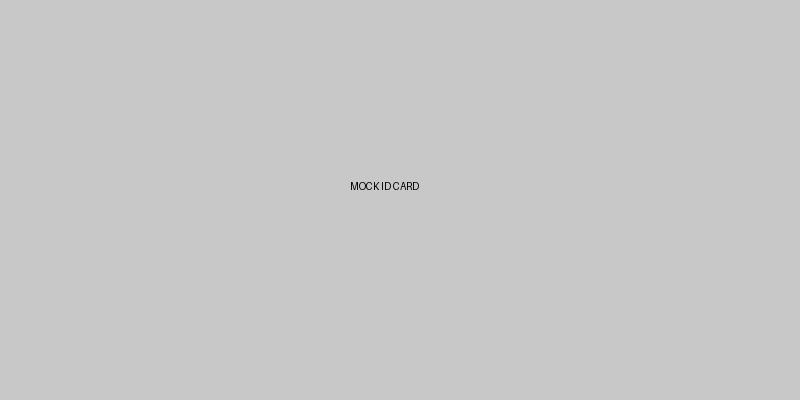
#> input picture backend/dummy_id.jpg, 800 x 400 px, found by its file name
$ python watermarker.py
#> lines starting #> are read from the running program, lines starting #| are printed output that depends on the picture
# decoy_synthesis/watermarker.py

import os
from PIL import Image, ImageDraw, ImageFont

class VisualWatermarker:
    """
    Applies a semi-transparent 'SYNTHETIC DECOY' watermark overlay
    on uploaded images to prevent visual PII leakage.
    """

    @classmethod
    def apply_decoy_stamp(cls, input_image_path: str, output_image_path: str, pii_boxes=None) -> bool:
        """
        Reads an image, applies solid black redaction boxes over PII coordinates,
        applies a diagonal watermark overlay, and saves the safe copy.
        """
#> called with input_image_path = 'dummy_id.jpg', output_image_path = 'safe_dummy_id.jpg'
        try:
            # Open the base image and convert to RGBA
            base_image = Image.open(input_image_path).convert("RGBA")
            width, height = base_image.size
#> width = 800; height = 400

            # Create a transparent overlay layer
            overlay = Image.new("RGBA", base_image.size, (0, 0, 0, 0))
#> overlay: PIL image 800x400 RGBA; every value is 0
            draw = ImageDraw.Draw(overlay)

            # 1. Draw solid black redaction boxes over PII text coordinates
            if pii_boxes:
                for box in pii_boxes:
                    x, y, w, h = box.get('x', 0), box.get('y', 0), box.get('w', 0), box.get('h', 0)
                    # Draw solid black rectangle over detected PII coordinates
                    draw.rectangle([x, y, x + w, y + h], fill=(0, 0, 0, 255))
            else:
                # Default safety PII redaction bands across center PII credential areas
                box_w = int(width * 0.75)
#> box_w = 600
                box_h = max(24, int(height * 0.08))
#> box_h = 32
                x_start = (width - box_w) // 2
#> x_start = 100

                y1 = int(height * 0.45)
#> y1 = 180
                y2 = int(height * 0.65)
#> y2 = 260

                draw.rectangle([x_start, y1, x_start + box_w, y1 + box_h], fill=(0, 0, 0, 255))
                draw.rectangle([x_start, y2, x_start + box_w, y2 + box_h], fill=(0, 0, 0, 255))

            # 2. Add diagonal SAFELENS watermark overlay
            watermark_text = "SAFELENS DECOY - PII REDACTED"
            try:
                font_size = max(20, int(width / 14))
#> font_size = 57
                font = ImageFont.truetype("arial.ttf", font_size)
            except IOError:
                font = ImageFont.load_default()

            bbox = draw.textbbox((0, 0), watermark_text, font=font)
#> bbox = (0, 10, 960, 54)
            text_width = bbox[2] - bbox[0]
#> text_width = 960
            text_height = bbox[3] - bbox[1]
#> text_height = 44

            x_center = (width - text_width) // 2
#> x_center = -80
            y_center = (height - text_height) // 2
#> y_center = 178

            # Draw semi-transparent Red watermark
            draw.text((x_center, y_center), watermark_text, font=font, fill=(255, 0, 0, 160))

            # Composite overlay onto base image
            watermarked_image = Image.alpha_composite(base_image, overlay)
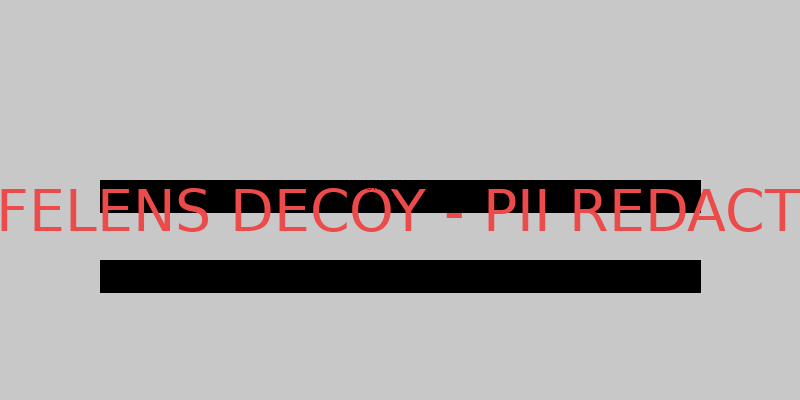
#> watermarked_image: PIL image 800x400 RGBA; mean R, G, B, A 178.9, 174.2, 174.2, 255
            watermarked_image.convert("RGB").save(output_image_path)
            print(f"[SUCCESS] Black box PII redaction and watermark applied. Safe copy at: {output_image_path}")
            return True

        except Exception as e:
            print(f"[ERROR] Failed to apply redaction watermark: {e}")
            return False

# Quick Local Test
if __name__ == "__main__":
    # Create a dummy image for testing if you don't have one
    dummy_path = "dummy_id.jpg"
    safe_path = "safe_dummy_id.jpg"

    if not os.path.exists(dummy_path):
        img = Image.new('RGB', (800, 400), color=(200, 200, 200))
        d = ImageDraw.Draw(img)
        d.text((350, 180), "MOCK ID CARD", fill=(0,0,0))
        img.save(dummy_path)
        print(f"Created temporary dummy image at {dummy_path}")

    # Test the watermarker
    VisualWatermarker.apply_decoy_stamp(dummy_path, safe_path)
